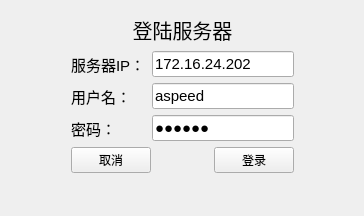
<?xml version="1.0" encoding="UTF-8"?>
<ui version="4.0">
 <class>LoginWindow</class>
 <widget class="QWidget" name="LoginWindow">
  <property name="geometry">
   <rect>
    <x>0</x>
    <y>0</y>
    <width>364</width>
    <height>216</height>
   </rect>
  </property>
  <property name="windowTitle">
   <string>Form</string>
  </property>
  <layout class="QGridLayout" name="gridLayout">
   <item row="0" column="1">
    <spacer name="verticalSpacer">
     <property name="orientation">
      <enum>Qt::Vertical</enum>
     </property>
     <property name="sizeHint" stdset="0">
      <size>
       <width>17</width>
       <height>6</height>
      </size>
     </property>
    </spacer>
   </item>
   <item row="1" column="0">
    <spacer name="horizontalSpacer">
     <property name="orientation">
      <enum>Qt::Horizontal</enum>
     </property>
     <property name="sizeHint" stdset="0">
      <size>
       <width>36</width>
       <height>20</height>
      </size>
     </property>
    </spacer>
   </item>
   <item row="1" column="1">
    <layout class="QVBoxLayout" name="verticalLayout_4">
     <item>
      <widget class="QLabel" name="label">
       <property name="font">
        <font>
         <pointsize>15</pointsize>
        </font>
       </property>
       <property name="text">
        <string>登陆服务器</string>
       </property>
       <property name="alignment">
        <set>Qt::AlignCenter</set>
       </property>
      </widget>
     </item>
     <item>
      <layout class="QVBoxLayout" name="verticalLayout_3">
       <item>
        <layout class="QHBoxLayout" name="horizontalLayout_2">
         <item>
          <layout class="QVBoxLayout" name="verticalLayout">
           <item>
            <widget class="QLabel" name="label_2">
             <property name="sizePolicy">
              <sizepolicy hsizetype="Fixed" vsizetype="Preferred">
               <horstretch>0</horstretch>
               <verstretch>0</verstretch>
              </sizepolicy>
             </property>
             <property name="font">
              <font>
               <pointsize>11</pointsize>
              </font>
             </property>
             <property name="text">
              <string>服务器IP：</string>
             </property>
            </widget>
           </item>
           <item>
            <widget class="QLabel" name="label_3">
             <property name="sizePolicy">
              <sizepolicy hsizetype="Fixed" vsizetype="Preferred">
               <horstretch>0</horstretch>
               <verstretch>0</verstretch>
              </sizepolicy>
             </property>
             <property name="font">
              <font>
               <pointsize>11</pointsize>
              </font>
             </property>
             <property name="text">
              <string>用户名：</string>
             </property>
            </widget>
           </item>
           <item>
            <widget class="QLabel" name="label_4">
             <property name="sizePolicy">
              <sizepolicy hsizetype="Fixed" vsizetype="Preferred">
               <horstretch>0</horstretch>
               <verstretch>0</verstretch>
              </sizepolicy>
             </property>
             <property name="font">
              <font>
               <pointsize>11</pointsize>
              </font>
             </property>
             <property name="text">
              <string>密码：</string>
             </property>
            </widget>
           </item>
          </layout>
         </item>
         <item>
          <layout class="QVBoxLayout" name="verticalLayout_2">
           <item>
            <widget class="QLineEdit" name="IpLE">
             <property name="sizePolicy">
              <sizepolicy hsizetype="Expanding" vsizetype="Expanding">
               <horstretch>0</horstretch>
               <verstretch>0</verstretch>
              </sizepolicy>
             </property>
             <property name="font">
              <font>
               <pointsize>11</pointsize>
              </font>
             </property>
             <property name="text">
              <string>172.16.24.202</string>
             </property>
            </widget>
           </item>
           <item>
            <widget class="QLineEdit" name="UserLE">
             <property name="sizePolicy">
              <sizepolicy hsizetype="Expanding" vsizetype="Expanding">
               <horstretch>0</horstretch>
               <verstretch>0</verstretch>
              </sizepolicy>
             </property>
             <property name="font">
              <font>
               <pointsize>11</pointsize>
              </font>
             </property>
             <property name="text">
              <string>aspeed</string>
             </property>
             <property name="cursorMoveStyle">
              <enum>Qt::VisualMoveStyle</enum>
             </property>
            </widget>
           </item>
           <item>
            <widget class="QLineEdit" name="PassLE">
             <property name="sizePolicy">
              <sizepolicy hsizetype="Expanding" vsizetype="Expanding">
               <horstretch>0</horstretch>
               <verstretch>0</verstretch>
              </sizepolicy>
             </property>
             <property name="font">
              <font>
               <pointsize>11</pointsize>
              </font>
             </property>
             <property name="text">
              <string>123456</string>
             </property>
             <property name="echoMode">
              <enum>QLineEdit::Password</enum>
             </property>
            </widget>
           </item>
          </layout>
         </item>
        </layout>
       </item>
       <item>
        <layout class="QHBoxLayout" name="horizontalLayout">
         <item>
          <widget class="QPushButton" name="QuitBt">
           <property name="text">
            <string>取消</string>
           </property>
          </widget>
         </item>
         <item>
          <spacer name="horizontalSpacer_3">
           <property name="orientation">
            <enum>Qt::Horizontal</enum>
           </property>
           <property name="sizeHint" stdset="0">
            <size>
             <width>40</width>
             <height>20</height>
            </size>
           </property>
          </spacer>
         </item>
         <item>
          <widget class="QPushButton" name="LoginBt">
           <property name="text">
            <string>登录</string>
           </property>
          </widget>
         </item>
        </layout>
       </item>
      </layout>
     </item>
    </layout>
   </item>
   <item row="1" column="2">
    <spacer name="horizontalSpacer_2">
     <property name="orientation">
      <enum>Qt::Horizontal</enum>
     </property>
     <property name="sizeHint" stdset="0">
      <size>
       <width>36</width>
       <height>20</height>
      </size>
     </property>
    </spacer>
   </item>
   <item row="2" column="1">
    <spacer name="verticalSpacer_2">
     <property name="orientation">
      <enum>Qt::Vertical</enum>
     </property>
     <property name="sizeHint" stdset="0">
      <size>
       <width>20</width>
       <height>34</height>
      </size>
     </property>
    </spacer>
   </item>
  </layout>
 </widget>
 <resources/>
 <connections/>
</ui>
